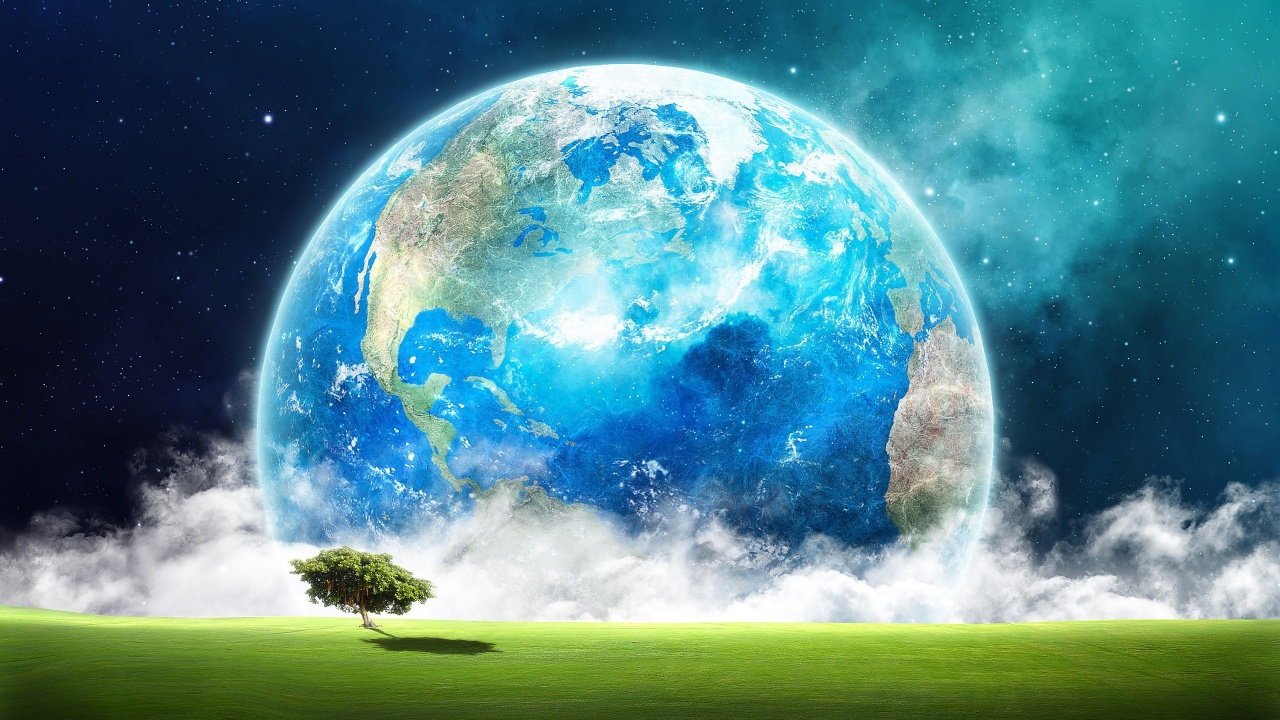
#> input picture Background screen replacement/backdrop.jpg, 1280 x 720 px
$ python use_in_video.py
#> lines starting #> are read from the running program, lines starting #| are printed output that depends on the picture; after the words box and inside, x2 and y2 are one past the last pixel; in counts of white or black regions, pixels touching at a corner belong together
import cv2
import numpy as np

cap = cv2.VideoCapture(0)
height = 480
width = 640
dim = (width, height)

backdrop = cv2.imread('backdrop.jpg')
#> backdrop is the input picture: shape (720, 1280, 3); mean B, G, R 137.8, 131.5, 82.6
backdrop = cv2.resize(backdrop, dim)
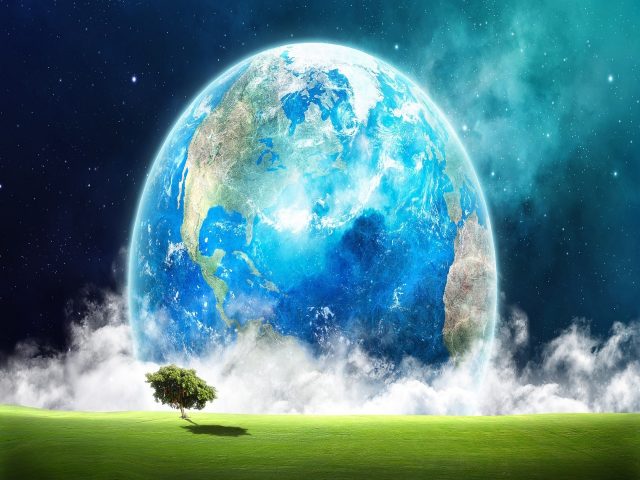
#> backdrop: shape (480, 640, 3); mean B, G, R 137.7, 131.5, 82.6

while True:
    _, frame = cap.read()
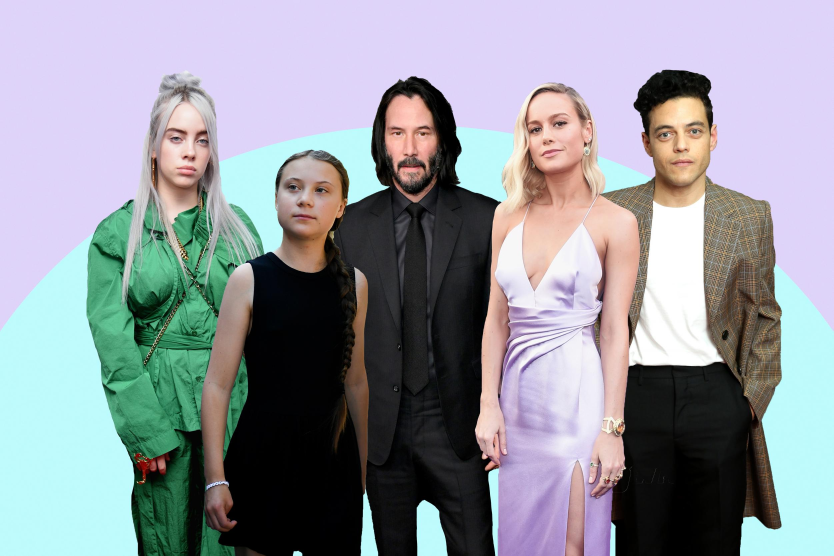
#> input picture invisible person/image.jpg, 2500 x 1667 px, given in place of the camera (shown at 1/3 size)
#> frame is the input picture: shape (1667, 2500, 3); mean B, G, R 157.6, 150.4, 146.3


    img_hsv = cv2.cvtColor(frame, cv2.COLOR_RGB2HSV) # change to hsv for mask extraction
#> img_hsv: shape (1667, 2500, 3); mean H, S, V 93.3, 60.7, 168.9

    #mask
    mask_hsv = cv2.inRange(img_hsv, np.array([0, 0, 0]), np.array([180, 255, 110]))
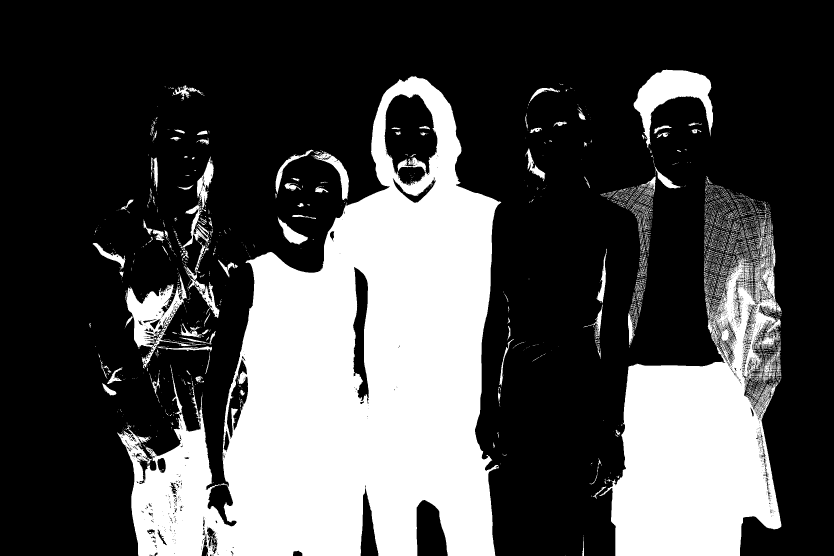
#> mask_hsv: shape (1667, 2500) (shown at 1/3 size); 29.8% white; 4346 white regions (3936 under 20 px), largest, box (x1, y1, x2, y2) and area: (351, 229, 1504, 1667) 847979, (1797, 640, 2345, 1667) 281080, (1901, 209, 2139, 443) 21833

    masked = np.copy(frame)
    masked[mask_hsv==0] = [0, 0, 0]
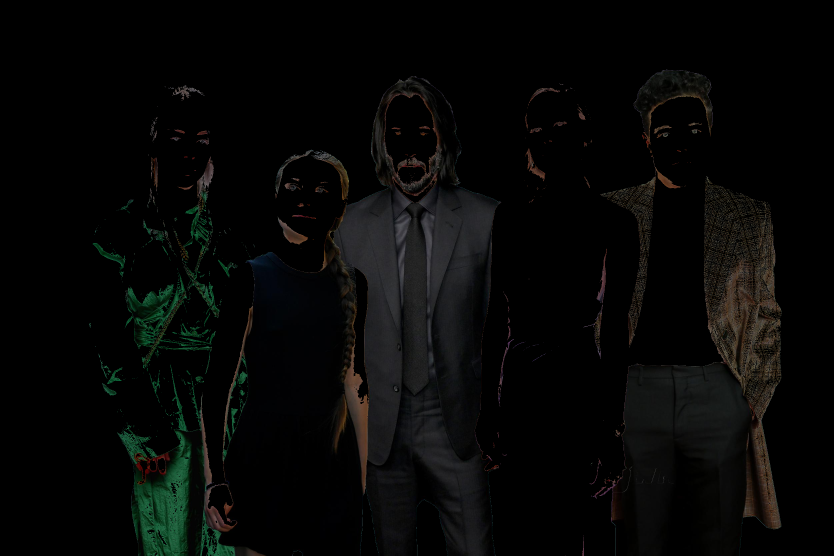
#> masked: shape (1667, 2500, 3) (shown at 1/3 size); mean B, G, R 6.3, 7.2, 6.7

    background = np.copy(backdrop)
#> (the run stopped early here; a loop or call above may not have finished)
